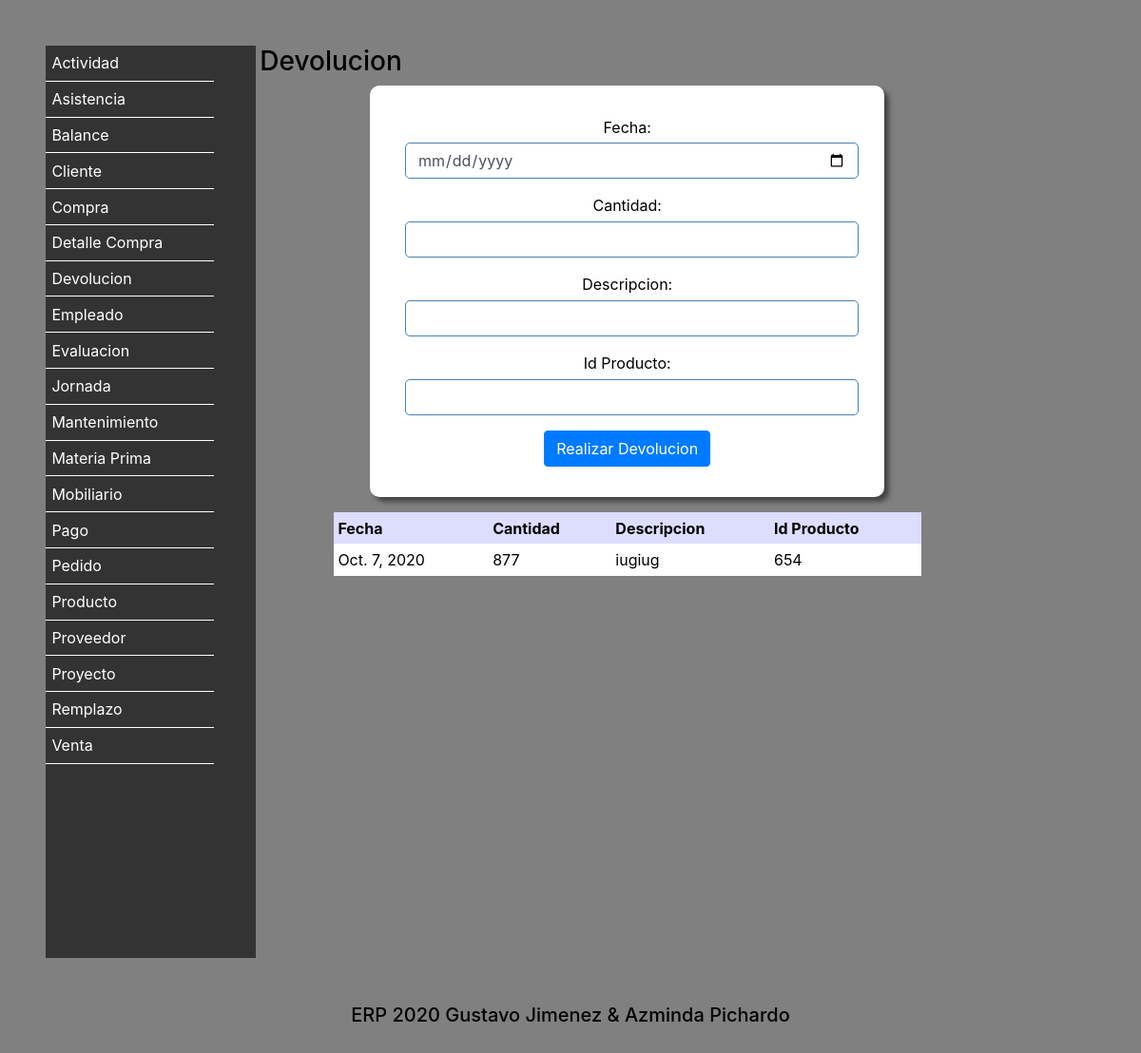
Page /Devolucion/ on the committed database.
### Vistas/models.py (models this page shows, shortened)
class Devolucion (models.Model):
    Fecha = models.DateField()
    Cantidad = models.IntegerField(default=0)
    Descripcion = models.TextField(max_length=100)
    IdProducto = models.IntegerField(default=0)
    class Meta:
        verbose_name = 'Devolucion'
        verbose_name_plural = 'Devoluciones'
        ordering = ['Fecha']

### Vistas/views.py (the view)
# urls.py: path('Devolucion/',views.MenuDevolucion),
def MenuDevolucion(request):
    if request.POST:
        objeto = Devolucion()
        objeto.Cantidad = request.POST["Cantidad"]
        objeto.Descripcion = request.POST["Descripcion"]
        objeto.IdProducto = request.POST["IdProducto"]
        objeto.Fecha = request.POST["Fecha"]
        objeto.save()
        devoluciones = Devolucion.objects.all()
        return render(request,"Devolucion.html",{"agregado":"si","devoluciones":devoluciones})
    else:
        devoluciones = Devolucion.objects.all()
        return render(request,"Devolucion.html",{"devoluciones":devoluciones})

### Vistas/Templates/Devolucion.html (shortened to what this page needs)
<!DOCTYPE html>
<html lang="es">
  <head>
    {% include "Encabezado.html" %}
  </head>
  <body>
      {% include "menu.html" %}
<section>
            <h3>Devolucion</h3>
            <form action="" method="post">
            <div class="form-group">
            Fecha: <input type="date" name="Fecha" class="form-control">
            </div>
            <div class="form-group">
            Cantidad: <input type="number" name="Cantidad" class="form-control">
            </div>
            <div class="form-group">
            Descripcion: <input type="text" name="Descripcion" class="form-control">
            </div>
            <div class="form-group">
            Id Producto: <input type="text" name="IdProducto" class="form-control">
            </div>
            <button type="submit" class="btn btn-primary">Realizar Devolucion</button>
            </form>
                    <table>
                          <tr>
                            <th>Fecha</th>
                            <th>Cantidad</th>
                            <th>Descripcion</th>
                            <th>Id Producto</th>
                          </tr>
                          {% for fila in devoluciones %}
                          <tr>
                            <td>{{ fila.Fecha}}</td>
                            <td>{{ fila.Cantidad}}</td>
                            <td>{{ fila.Descripcion}}</td>
                            <td>{{ fila.IdProducto}}</td>
                          </tr>
                          {% endfor %}
                    </table>
</section>
  {% include "Pie.html" %}
  </body>
</html>

### Vistas/Templates/static/Estilos.css (style rules this page uses)
* { border: 0; margin: 0; padding: 0; }
body { background: #808080; color: black; padding: 3rem; }
form { background-color: white; border-radius: 10px; box-shadow: 5px 5px 5px #444; color: black; margin: 0 auto; padding: 2em; text-align: center; width: 70%; }
input { font-size: 1em; margin: 0.3rem; padding: 0.4rem; }
input[type="text"],input[type="password"],input[type="date"],input[type="number"],input[type="email"],input[type="tel"] { border: 1px solid steelblue; border-radius: 5px; }
section { display: inline-block; vertical-align: top; width: 70%; }
table { margin: 1em auto; width: 80%; }
th { background-color: #ddf; color: black; padding: 0.3em; }
td { padding: 0.3em; }
tr:nth-child(odd) { background-color: #333; color: white; }
tr:nth-child(even) { background-color: white; color: black; }

### Vistas/Templates/static/Imprimir.css (style rules this page uses)
* { -webkit-print-color-adjust: exact; }
nav,form,input,a { display: none; }
section { width: 100%; }

### rows in the picture
Devolucion: Fecha "Oct. 7, 2020", Cantidad "877", Descripcion "iugiug", IdProducto "654"
